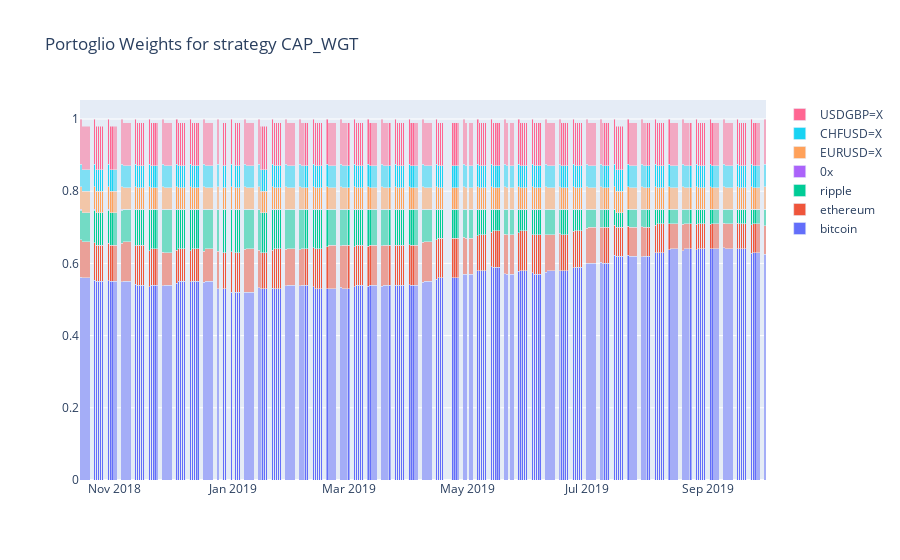

Notebook code cell kept with this figure:
### Code cell
plot_portfolio_weights(dict_df_port_returns["CAP_WGT"], "CAP_WGT")

### Figure 1 — Plotly figure (JSON) as saved in the notebook; plotly's stock layout.template omitted (floating-point values rounded to 4 significant figures; data arrays with more than 128 entries replaced by an {"elided": "..."} marker saying what was removed)
{"data": [{"name": "bitcoin", "type": "bar", "x": {"elided": "244 str values"}, "y": {"elided": "244 float values"}}, {"name": "ethereum", "type": "bar", "x": {"elided": "244 str values"}, "y": {"elided": "244 float values"}}, {"name": "ripple", "type": "bar", "x": {"elided": "244 str values"}, "y": {"elided": "244 float values"}}, {"name": "0x", "type": "bar", "x": {"elided": "244 str values"}, "y": {"elided": "244 float values"}}, {"name": "EURUSD=X", "type": "bar", "x": {"elided": "244 str values"}, "y": {"elided": "244 float values"}}, {"name": "CHFUSD=X", "type": "bar", "x": {"elided": "244 str values"}, "y": {"elided": "244 float values"}}, {"name": "USDGBP=X", "type": "bar", "x": {"elided": "244 str values"}, "y": {"elided": "244 float values"}}], "layout": {"barmode": "stack", "title": {"text": "Portoglio Weights for strategy CAP_WGT"}}}
